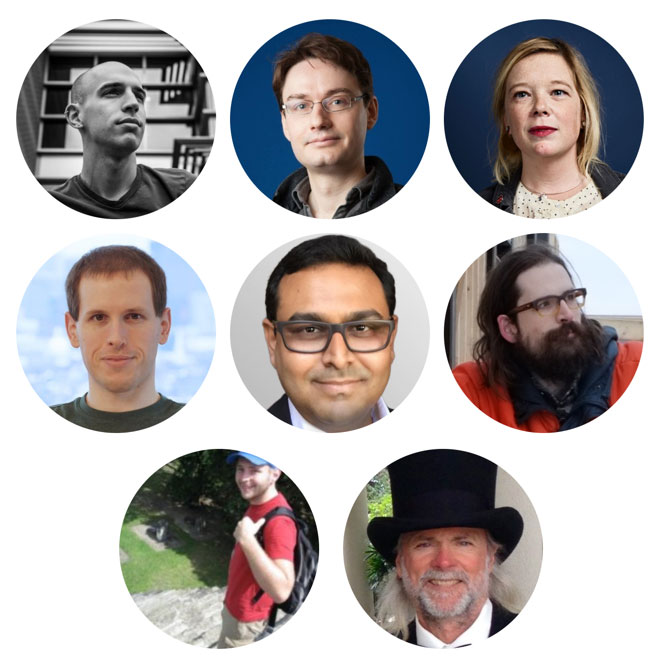
#> input picture LyndaOpenCv Exercises and Assignments/Chap4/faces.jpg, 670 x 669 px
$ python FaceDetectionHaarC.py
#> lines starting #> are read from the running program, lines starting #| are printed output that depends on the picture; after the words box and inside, x2 and y2 are one past the last pixel; in counts of white or black regions, pixels touching at a corner belong together
import numpy as np
from cv2 import cv2

img = cv2.resize((cv2.imread("faces.jpg",1)) ,(0,0),fx=0.7,fy=0.7)
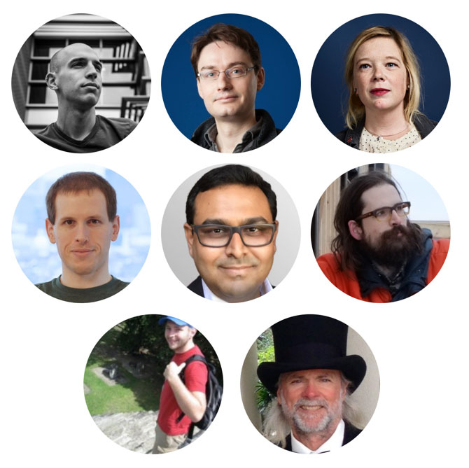
#> img: shape (468, 469, 3); mean B, G, R 173.2, 173.4, 178.3
gray = cv2.cvtColor(img,cv2.COLOR_BGR2GRAY)
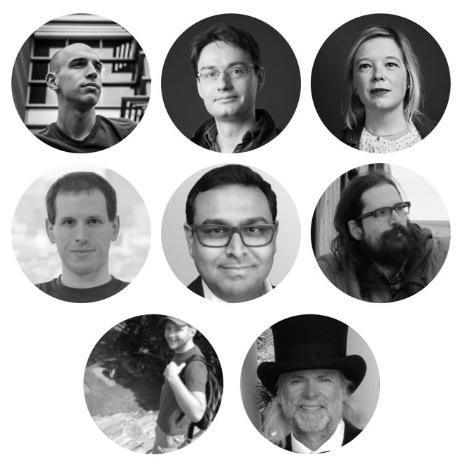
#> gray: shape (468, 469); min 0, max 255, mean 174.8

path = "haar_cascade_fronalface_default.xml"#Path to our xml file for detecting frontal face , which contains
#various features for classifying ROI as a face or non-face

#Cascade object
face_cascade = cv2.CascadeClassifier(path) #Loads our file and initiates our classifier
#This face_cascade object contains the cascaded classifiers for classification task

faces = face_cascade.detectMultiScale(gray,scaleFactor=1.10,minNeighbors =5,minSize=(40,40))
#> faces = [[345, 38, 70, 70], [188, 43, 72, 72], [44, 193, 73, 73], [183, 189, 107, 107], [108, 192, 95, 95], [136, 57, 184, 184]]
#scaleFactor =  Compensating factor for making faces closer to camera
#min neighbours = number of nearby object detection required before ROI is face
# min size = Actual min size of face before it's detected as face
#Output is a list of faces detected in form of rectangles
print("Found {} Faces".format(len(faces)) )
#| Found 6 Faces

for (x,y,w,h) in faces:
    cv2.rectangle(img,(x,y),(x+w,y+h),(0,255,0),2)
#> this loop made 6 passes
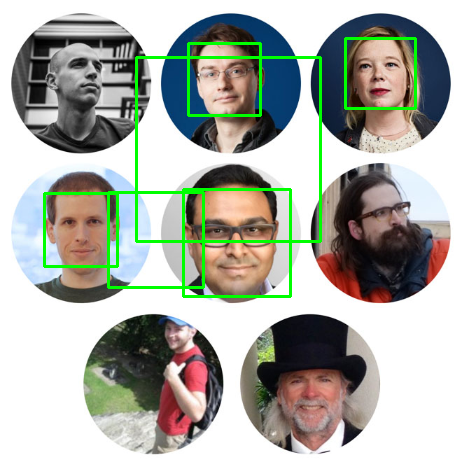
#> img: shape (468, 469, 3); 3.23% of pixels changed, all inside (x1, y1, x2, y2) = (43, 37, 417, 298)
    #top left coner = (x,y)
    #bottom right corner = (x+w,y+h)

cv2.imshow("Faces Detected",img)

cv2.waitKey(0)
cv2.destroyAllWindows()

$ run again, with LyndaOpenCv Exercises and Assignments/Chap4/face3.jpg copied over LyndaOpenCv Exercises and Assignments/Chap4/faces.jpg
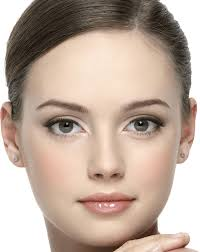
#> input picture LyndaOpenCv Exercises and Assignments/Chap4/face3.jpg, 200 x 252 px
#> `gray = cv2.cvtColor(img,cv2.COLOR_BGR2GRAY)`:
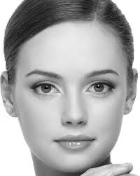
#> gray: shape (176, 140); min 2, max 255, mean 174.6
#> faces = [[14, 42, 117, 117]]
#| Found 1 Faces
#> the loop `for (x,y,w,h) in faces:` made 1 pass
#> after the loop `for (x,y,w,h) in faces:`:
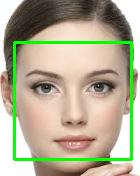
#> img: shape (176, 140, 3); mean B, G, R 147.5, 174.8, 179.2

$ run again, with LyndaOpenCv Exercises and Assignments/Chap4/template.jpg copied over LyndaOpenCv Exercises and Assignments/Chap4/faces.jpg
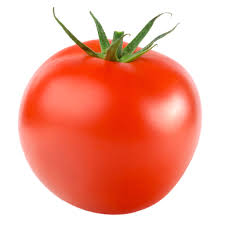
#> input picture LyndaOpenCv Exercises and Assignments/Chap4/template.jpg, 225 x 225 px
#> `img = cv2.resize((cv2.imread("faces.jpg",1)) ,(0,0),fx=0.7,fy=0.7)`:
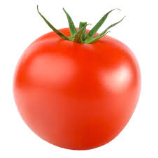
#> img: shape (158, 158, 3); mean B, G, R 153, 169.1, 242.6
#> `gray = cv2.cvtColor(img,cv2.COLOR_BGR2GRAY)`:
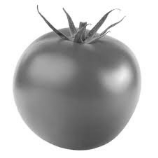
#> gray: shape (158, 158); min 46, max 255, mean 189.3
#> faces = ()
#| Found 0 Faces
